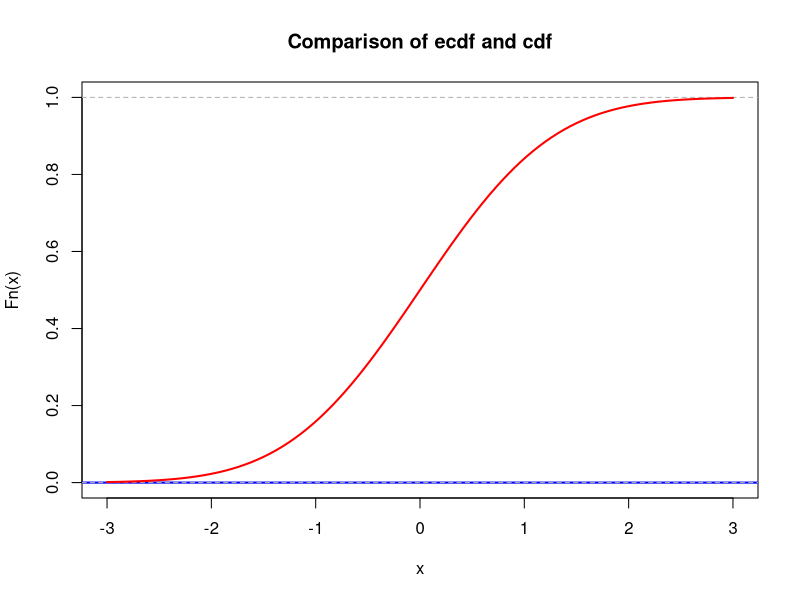
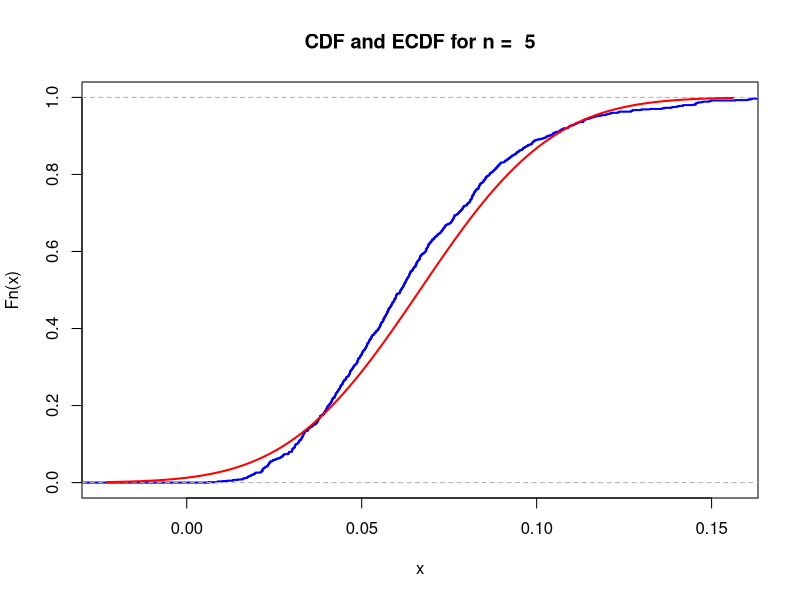
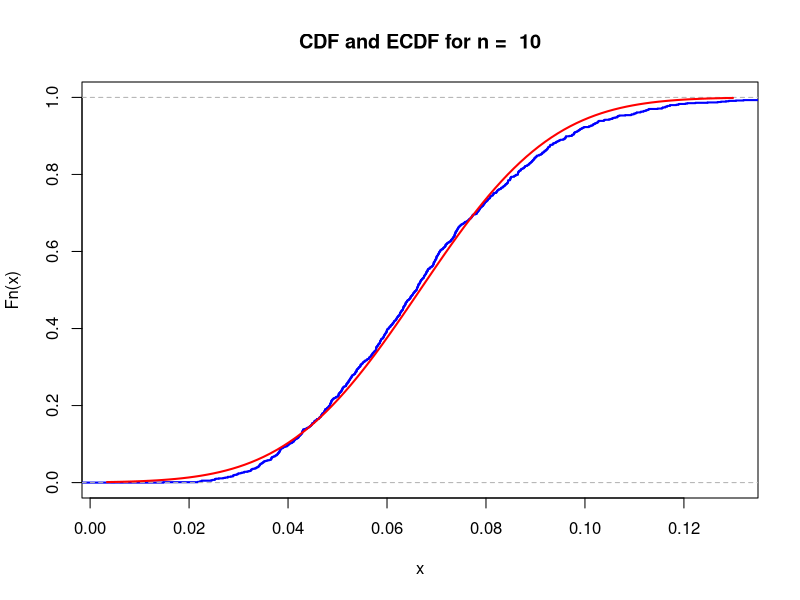
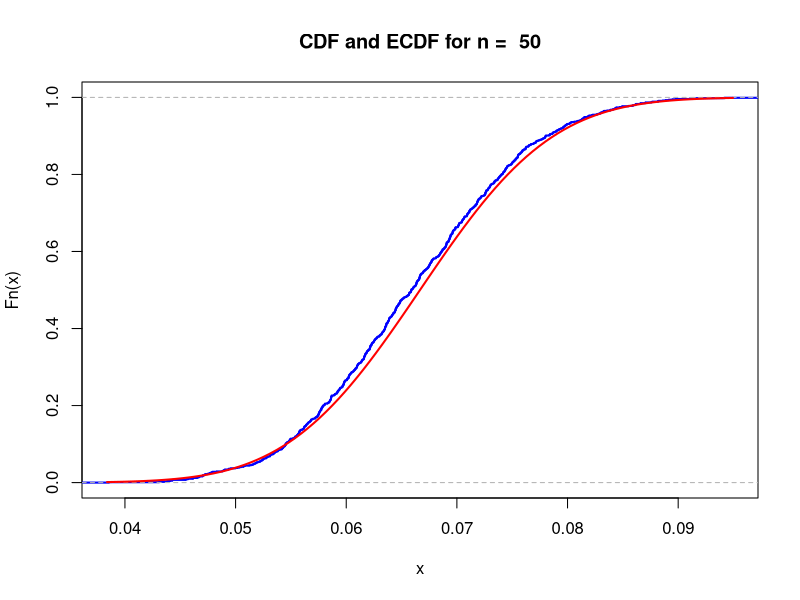

R code for these plots, in order:
## ---- chunk 1
# your team id number 
                          ###
id <- 50                  ### Change to the correct id!
                          ###
set.seed(id)
p <- id/100
# matrices G and H
G <- matrix(c(1, 1, 1, 0, 0, 0, 0,
		1, 0, 0, 1, 1, 0, 0,
		0, 1, 0, 1, 0, 1, 0,
		1, 1, 0, 1, 0, 0, 1), nrow = 4, byrow = TRUE)
H <- t(matrix(c(1, 0, 1, 0, 1, 0, 1,
		0, 1, 1, 0, 0, 1, 1,
		0, 0, 0, 1, 1, 1, 1), nrow = 3, byrow = TRUE))
# cat("The matrix G is: \n") 
#G  
#cat("The matrix H is: \n") 
#H
#cat("The product GH must be zero: \n")
#(G%*%H) %%2
## ---- chunk 2
# generate N messages

message_generator <- function(N) {
  matrix(sample(c(0,1), 4*N, replace = TRUE), nrow = N)
}  
messages <- message_generator(100)
codewords <- (messages %*% G) %% 2
## ---- chunk 3
#  errors <- ...
#  received <-   
## ---- chunk 4
lambda <- 1  # change this!
N <- 100     # change this!
mu <- N * lambda
K <- 1e3
n <- 5
sample_means <- colMeans(matrix(rpois(n*K, lambda = mu), nrow=n))
## ---- chunk 5
mu <- 0       # change this!
sigma <- 1    # change this!
## ---- chunk 6
xlims <- c(mu-3*sigma,mu+3*sigma)
Fs <- ecdf(sample_means)
plot(Fs, 
     xlim = xlims, 
     ylim = c(0,1),
     col = "blue",
     lwd = 2,
     main = "Comparison of ecdf and cdf")
curve(pnorm(x, mean = mu, sd = sigma), col = "red", lwd = 2, add = TRUE)
## ---- chunk 7
# Calculation of the parameter of exponential r.v.
nu1 <- 15 # 10 + id = 10 + 5

K <- 1e3

n <- c(5, 10, 50)

# Simulation of random variables and calculation of sample means for n=5
# Repeating this K times for n=5
sample_means <- colMeans(matrix(rexp(5*K, rate = nu1), nrow=5))
## ---- chunk 8
mu <- 1 / nu1
sigma <- mu / sqrt(n)
## ---- chunk 9
# Creating a sequence of values from 0 to 0.500 with a step of 0.025 
# Then use this for finding difference between ECDF and CDF
x <- seq(0, 0.500, by=0.025)

for (i in n) {
  
  # Simulation of random variables and calculation of sample means for different n
  # Creation of a matrix and calculation of column means
  sample_means <- colMeans(matrix(rexp(i*K, rate = nu1), nrow=i))
  
  # Calculation of μ and σ^2
  mu <- 1 / nu1
  sigma <- mu / sqrt(i)
  
  # Setting the x-axis limits
  # Left and right bounds
  xlims <- c(mu-3*sigma,mu+3*sigma)
  
  # Empirical Cumulative Distribution Function (ECDF) calculation
  Fs <- ecdf(sample_means)
  
  # Visualizing ECDF
  plot(Fs, 
       xlim = xlims, 
       col = "blue",
       lwd = 2,
       main = paste("CDF and ECDF for n = ", i))
  
  # Visualize CDF
  curve(pnorm(x, mean = mu, sd = sigma), col = "red", lwd = 2, add = TRUE)
  
  # Calculating difference between CDF and ECDF
  print(max(abs(ecdf(sample_means)(x)-pnorm(x, mean = mu, sd = sigma))))
}
## ---- chunk 10
n = 100
S <- sum(rexp(n, rate = nu1))
S
## ---- chunk 11
# Lowest and highest value of N
lowest <- 5.56
highest <- 7.02

# Function for estimating new probabilities for values of N
estimation <- function(N, K, nu1) {
  nu <- N * nu1
  
  # Generating K samples of size n from an exponential distribution with rate parameter nu
  values <- replicate(K, sum(rexp(100, rate = nu)))
  
  # Check how many values are >= 1
  # Find probability of having a sum >= 1 for these samples
  prob <- sum(values >= 1) / K
  return(prob)
}

# Create a sequence of values from lowest to highest 
# This is done to cover the range of N values for which probabilities need to be estimated
val <- seq(lowest, highest, by = 0.001)

# Apply the estimation function to each value in the val sequence 
# This calculates the probability of having a sum greater than or equal to 1 for different values of N within the specified range
probs <- sapply(val, function(N) estimation(N, K, nu1))

cat("Probability for N = 5.56 =>", estimation(5.56, K, nu1), "\n")
cat("Probability for N = 6.06 =>", estimation(6.06, K, nu1), "\n")
cat("Probability for N = 7.02 =>", estimation(7.02, K, nu1), "\n")
